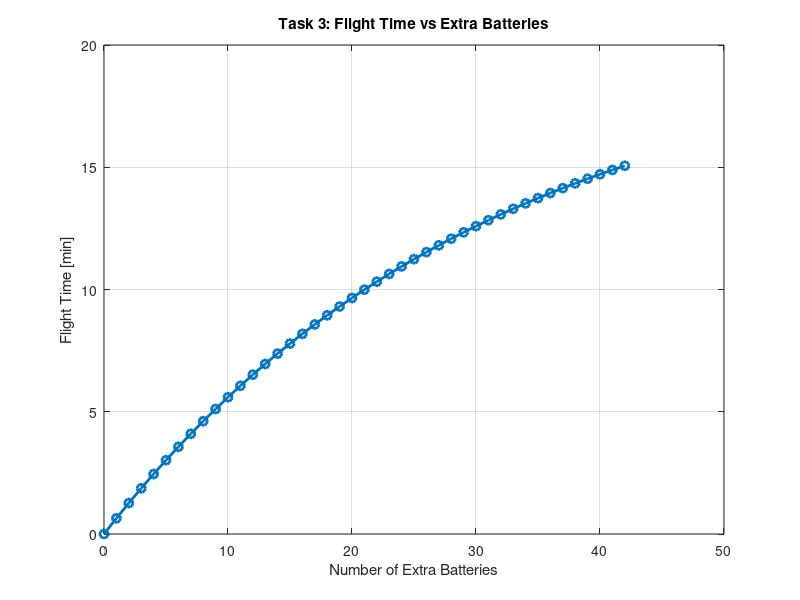

Here is the MATLAB script that generated this plot:
clear; clc; close all;

% Load results from Task 2
load('results/T2_res_full.mat');  % Contains 'res'
load('results/T2_res_sel.mat');   % Contains 'res_sel'

% Re-declare these parameter arrays for index lookups (same as in Task 2)
N_prop = [2, 4];                % Number of propellers
N_bld = 2:4;                    % Number of blades
L_bld = 0.4:0.05:1.25;          % Blade lengths
g = 3.728;                     % Mars gravity
rho = 14e-3;                   % Mars atmosphere density
gamma = 1.15;                  % Power correction factor
C_bat_unit = 10 / 6;           % Wh per battery
m_bat_unit = 0.047;            % kg per battery
m_pl = 2;                      % Original payload (replaced with batteries)
m_fuse_ing = 0.3;              % From Task 2
m_tot_wo_fuse_ing = 1.8 - m_fuse_ing;

% Index of selected design (quadcopter, L=0.7, blades=2)
i_quad = find(N_prop == 4);
i_bld = find(N_bld == 2);
i_len = find(abs(L_bld - 0.7) < 1e-3);

% Extract necessary base data
m_base = res.m_base(i_quad, i_len, i_bld);
P_0_sel = res.P_0(i_quad, i_len, i_bld);
A_rotor = pi * L_bld(i_len)^2;

% Battery sweep
max_payload_mass = 2;  % Max extra battery mass
max_n_bat = floor(max_payload_mass / m_bat_unit);
battery_counts = 0:max_n_bat;
flight_times = zeros(1, length(battery_counts));

for n = battery_counts
    m_bat_ext = n * m_bat_unit;
    E_total = n * C_bat_unit;

    m_new_base = m_base + m_bat_ext - m_pl;  % Replace payload with batteries
    m_new_fuse = m_fuse_ing * m_new_base / m_tot_wo_fuse_ing;
    m_tot = m_new_base + m_new_fuse;

    T_total = m_tot * g;
    T_rotor = T_total / 4;

    P_ideal = (T_rotor)^(3/2) / sqrt(2 * rho * A_rotor);
    P_rotor = gamma * P_ideal + P_0_sel;
    P_total = 4 * P_rotor;

    % Flight time [min]
    flight_times(n + 1) = (E_total / P_total) * 60;
end

% Plot
figure;
plot(battery_counts, flight_times, '-o', 'LineWidth', 2);
xlabel('Number of Extra Batteries');
ylabel('Flight Time [min]');
title('Task 3: Flight Time vs Extra Batteries');
grid on;

% Find optimum
[max_time, idx_opt] = max(flight_times);
opt_bat = battery_counts(idx_opt);

fprintf(' Optimum number of batteries: %d\n', opt_bat);
fprintf(' Flight time at optimum: %.2f min\n', max_time);

% If too heavy
if opt_bat * m_bat_unit > max_payload_mass
    max_fit = floor(max_payload_mass / m_bat_unit);
    time_max_fit = flight_times(max_fit + 1);
    fprintf(' Optimum exceeds 2kg battery limit.\n');
    fprintf(' Max allowed batteries: %d\n', max_fit);
    fprintf(' Flight time with allowed max: %.2f min\n', time_max_fit);
end
